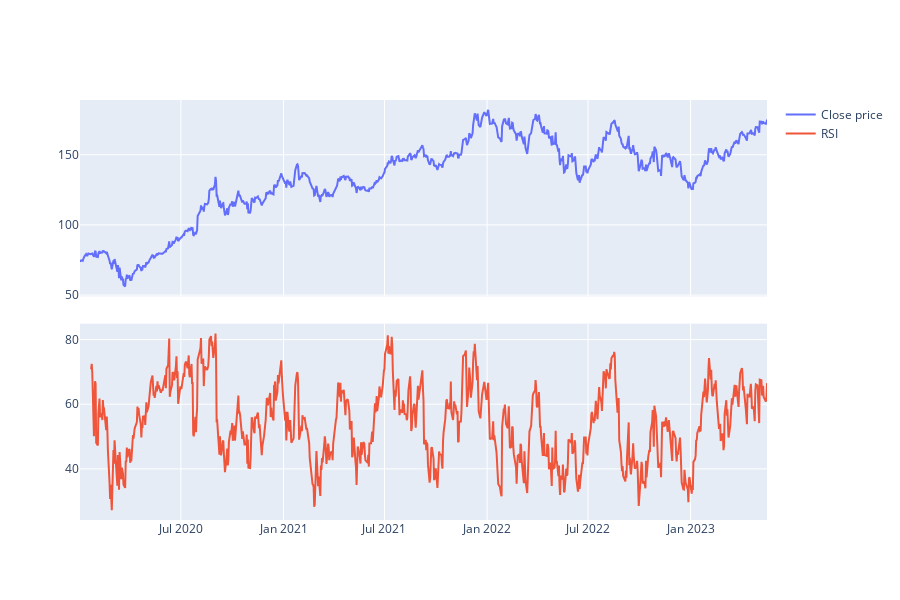

Notebook code cell kept with this figure:
### Code cell
from plotly.subplots import make_subplots
import plotly.graph_objects as go

fig = make_subplots(rows=2, cols=1, vertical_spacing=0.065, shared_xaxes=True)

fig.add_trace(
    go.Scatter(x=ind_data.index, y=ind_data['Close'], name = 'Close price'),
    row=1, col=1
)

fig.add_trace(
    go.Scatter(x=ind_data.index, y=ind_data['RSI'], name = 'RSI'),
    row=2, col=1
)

fig.update_layout(height = 600)
fig.show()

### Figure 1 — Plotly figure (JSON) as saved in the notebook; plotly's stock layout.template omitted (floating-point values rounded to 4 significant figures; data arrays with more than 128 entries replaced by an {"elided": "..."} marker saying what was removed)
{"data": [{"name": "Close price", "type": "scatter", "x": {"elided": "851 str values"}, "xaxis": "x", "y": {"elided": "851 float values"}, "yaxis": "y"}, {"name": "RSI", "type": "scatter", "x": {"elided": "851 str values"}, "xaxis": "x2", "y": {"elided": "851 float values"}, "yaxis": "y2"}], "layout": {"height": 600, "xaxis": {"anchor": "y", "domain": [0, 1], "matches": "x2", "showticklabels": false}, "xaxis2": {"anchor": "y2", "domain": [0, 1]}, "yaxis": {"anchor": "x", "domain": [0.5325, 1]}, "yaxis2": {"anchor": "x2", "domain": [0, 0.4675]}}}
